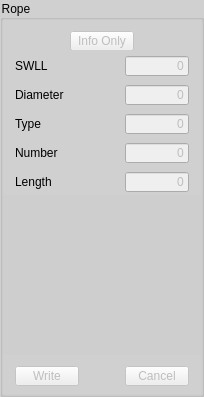
       <widget class="QGroupBox" name="gbRope">
        <property name="styleSheet">
         <string notr="true">QGroupBox {
    background-color: #d0d0d0;
}
</string>
        </property>
        <property name="title">
         <string>Rope</string>
        </property>
        <layout class="QVBoxLayout" name="verticalLayout_4">
         <property name="spacing">
          <number>0</number>
         </property>
         <property name="leftMargin">
          <number>0</number>
         </property>
         <property name="topMargin">
          <number>0</number>
         </property>
         <property name="rightMargin">
          <number>0</number>
         </property>
         <property name="bottomMargin">
          <number>0</number>
         </property>
         <item>
          <widget class="QGroupBox" name="groupBox_6">
           <property name="maximumSize">
            <size>
             <width>16777215</width>
             <height>30</height>
            </size>
           </property>
           <property name="styleSheet">
            <string notr="true">QGroupBox {
    border: none;
    margin-top: 0px;
}
</string>
           </property>
           <property name="title">
            <string/>
           </property>
           <layout class="QHBoxLayout" name="horizontalLayout_47">
            <property name="spacing">
             <number>0</number>
            </property>
            <property name="topMargin">
             <number>5</number>
            </property>
            <property name="bottomMargin">
             <number>0</number>
            </property>
            <item>
             <widget class="QPushButton" name="btnRopeEdit">
              <property name="enabled">
               <bool>false</bool>
              </property>
              <property name="minimumSize">
               <size>
                <width>0</width>
                <height>20</height>
               </size>
              </property>
              <property name="maximumSize">
               <size>
                <width>64</width>
                <height>20</height>
               </size>
              </property>
              <property name="text">
               <string>Info Only</string>
              </property>
             </widget>
            </item>
           </layout>
          </widget>
         </item>
         <item>
          <widget class="QGroupBox" name="groupBox_13">
           <property name="maximumSize">
            <size>
             <width>16777215</width>
             <height>30</height>
            </size>
           </property>
           <property name="styleSheet">
            <string notr="true">QGroupBox {
    border: none;
    margin-top: 0px;
}
</string>
           </property>
           <property name="title">
            <string/>
           </property>
           <layout class="QHBoxLayout" name="horizontalLayout_6">
            <property name="spacing">
             <number>0</number>
            </property>
            <property name="topMargin">
             <number>0</number>
            </property>
            <property name="bottomMargin">
             <number>0</number>
            </property>
            <item>
             <widget class="QLabel" name="label_4">
              <property name="maximumSize">
               <size>
                <width>16777215</width>
                <height>20</height>
               </size>
              </property>
              <property name="text">
               <string>SWLL</string>
              </property>
             </widget>
            </item>
            <item>
             <spacer name="horizontalSpacer_4">
              <property name="orientation">
               <enum>Qt::Orientation::Horizontal</enum>
              </property>
              <property name="sizeHint" stdset="0">
               <size>
                <width>40</width>
                <height>20</height>
               </size>
              </property>
             </spacer>
            </item>
            <item>
             <widget class="QLineEdit" name="txtRopeSWLL">
              <property name="enabled">
               <bool>false</bool>
              </property>
              <property name="minimumSize">
               <size>
                <width>64</width>
                <height>0</height>
               </size>
              </property>
              <property name="maximumSize">
               <size>
                <width>64</width>
                <height>20</height>
               </size>
              </property>
              <property name="text">
               <string>0</string>
              </property>
              <property name="alignment">
               <set>Qt::AlignmentFlag::AlignRight|Qt::AlignmentFlag::AlignTrailing|Qt::AlignmentFlag::AlignVCenter</set>
              </property>
             </widget>
            </item>
           </layout>
          </widget>
         </item>
         <item>
          <widget class="QGroupBox" name="groupBox_36">
           <property name="maximumSize">
            <size>
             <width>16777215</width>
             <height>30</height>
            </size>
           </property>
           <property name="styleSheet">
            <string notr="true">QGroupBox {
    border: none;
    margin-top: 0px;
}
</string>
           </property>
           <property name="title">
            <string/>
           </property>
           <layout class="QHBoxLayout" name="horizontalLayout_29">
            <property name="topMargin">
             <number>0</number>
            </property>
            <property name="bottomMargin">
             <number>0</number>
            </property>
            <item>
             <widget class="QLabel" name="label_23">
              <property name="maximumSize">
               <size>
                <width>16777215</width>
                <height>20</height>
               </size>
              </property>
              <property name="text">
               <string>Diameter</string>
              </property>
             </widget>
            </item>
            <item>
             <spacer name="horizontalSpacer_31">
              <property name="orientation">
               <enum>Qt::Orientation::Horizontal</enum>
              </property>
              <property name="sizeHint" stdset="0">
               <size>
                <width>40</width>
                <height>20</height>
               </size>
              </property>
             </spacer>
            </item>
            <item>
             <widget class="QLineEdit" name="txtRopeDiameter">
              <property name="enabled">
               <bool>false</bool>
              </property>
              <property name="minimumSize">
               <size>
                <width>64</width>
                <height>0</height>
               </size>
              </property>
              <property name="maximumSize">
               <size>
                <width>64</width>
                <height>20</height>
               </size>
              </property>
              <property name="text">
               <string>0</string>
              </property>
              <property name="alignment">
               <set>Qt::AlignmentFlag::AlignRight|Qt::AlignmentFlag::AlignTrailing|Qt::AlignmentFlag::AlignVCenter</set>
              </property>
             </widget>
            </item>
           </layout>
          </widget>
         </item>
         <item>
          <widget class="QGroupBox" name="groupBox_35">
           <property name="maximumSize">
            <size>
             <width>16777215</width>
             <height>30</height>
            </size>
           </property>
           <property name="styleSheet">
            <string notr="true">QGroupBox {
    border: none;
    margin-top: 0px;
}
</string>
           </property>
           <property name="title">
            <string/>
           </property>
           <layout class="QHBoxLayout" name="horizontalLayout_28">
            <property name="topMargin">
             <number>0</number>
            </property>
            <property name="bottomMargin">
             <number>0</number>
            </property>
            <item>
             <widget class="QLabel" name="label_22">
              <property name="maximumSize">
               <size>
                <width>16777215</width>
                <height>20</height>
               </size>
              </property>
              <property name="text">
               <string>Type</string>
              </property>
             </widget>
            </item>
            <item>
             <spacer name="horizontalSpacer_30">
              <property name="orientation">
               <enum>Qt::Orientation::Horizontal</enum>
              </property>
              <property name="sizeHint" stdset="0">
               <size>
                <width>40</width>
                <height>20</height>
               </size>
              </property>
             </spacer>
            </item>
            <item>
             <widget class="QLineEdit" name="txtRopeType">
              <property name="enabled">
               <bool>false</bool>
              </property>
              <property name="minimumSize">
               <size>
                <width>64</width>
                <height>0</height>
               </size>
              </property>
              <property name="maximumSize">
               <size>
                <width>64</width>
                <height>20</height>
               </size>
              </property>
              <property name="text">
               <string>0</string>
              </property>
              <property name="alignment">
               <set>Qt::AlignmentFlag::AlignRight|Qt::AlignmentFlag::AlignTrailing|Qt::AlignmentFlag::AlignVCenter</set>
              </property>
             </widget>
            </item>
           </layout>
          </widget>
         </item>
         <item>
          <widget class="QGroupBox" name="groupBox_37">
           <property name="maximumSize">
            <size>
             <width>16777215</width>
             <height>30</height>
            </size>
           </property>
           <property name="styleSheet">
            <string notr="true">QGroupBox {
    border: none;
    margin-top: 0px;
}
</string>
           </property>
           <property name="title">
            <string/>
           </property>
           <layout class="QHBoxLayout" name="horizontalLayout_30">
            <property name="topMargin">
             <number>0</number>
            </property>
            <property name="bottomMargin">
             <number>0</number>
            </property>
            <item>
             <widget class="QLabel" name="label_24">
              <property name="maximumSize">
               <size>
                <width>16777215</width>
                <height>20</height>
               </size>
              </property>
              <property name="text">
               <string>Number</string>
              </property>
             </widget>
            </item>
            <item>
             <spacer name="horizontalSpacer_32">
              <property name="orientation">
               <enum>Qt::Orientation::Horizontal</enum>
              </property>
              <property name="sizeHint" stdset="0">
               <size>
                <width>40</width>
                <height>20</height>
               </size>
              </property>
             </spacer>
            </item>
            <item>
             <widget class="QLineEdit" name="txtRopeNumber">
              <property name="enabled">
               <bool>false</bool>
              </property>
              <property name="minimumSize">
               <size>
                <width>64</width>
                <height>0</height>
               </size>
              </property>
              <property name="maximumSize">
               <size>
                <width>64</width>
                <height>20</height>
               </size>
              </property>
              <property name="text">
               <string>0</string>
              </property>
              <property name="alignment">
               <set>Qt::AlignmentFlag::AlignRight|Qt::AlignmentFlag::AlignTrailing|Qt::AlignmentFlag::AlignVCenter</set>
              </property>
             </widget>
            </item>
           </layout>
          </widget>
         </item>
         <item>
          <widget class="QGroupBox" name="groupBox_38">
           <property name="maximumSize">
            <size>
             <width>16777215</width>
             <height>30</height>
            </size>
           </property>
           <property name="styleSheet">
            <string notr="true">QGroupBox {
    border: none;
    margin-top: 0px;
}
</string>
           </property>
           <property name="title">
            <string/>
           </property>
           <layout class="QHBoxLayout" name="horizontalLayout_31">
            <property name="topMargin">
             <number>0</number>
            </property>
            <property name="bottomMargin">
             <number>0</number>
            </property>
            <item>
             <widget class="QLabel" name="label_25">
              <property name="maximumSize">
               <size>
                <width>16777215</width>
                <height>20</height>
               </size>
              </property>
              <property name="text">
               <string>Length</string>
              </property>
             </widget>
            </item>
            <item>
             <spacer name="horizontalSpacer_33">
              <property name="orientation">
               <enum>Qt::Orientation::Horizontal</enum>
              </property>
              <property name="sizeHint" stdset="0">
               <size>
                <width>40</width>
                <height>20</height>
               </size>
              </property>
             </spacer>
            </item>
            <item>
             <widget class="QLineEdit" name="txtRopeLength">
              <property name="enabled">
               <bool>false</bool>
              </property>
              <property name="minimumSize">
               <size>
                <width>64</width>
                <height>0</height>
               </size>
              </property>
              <property name="maximumSize">
               <size>
                <width>64</width>
                <height>20</height>
               </size>
              </property>
              <property name="text">
               <string>0</string>
              </property>
              <property name="alignment">
               <set>Qt::AlignmentFlag::AlignRight|Qt::AlignmentFlag::AlignTrailing|Qt::AlignmentFlag::AlignVCenter</set>
              </property>
             </widget>
            </item>
           </layout>
          </widget>
         </item>
         <item>
          <spacer name="verticalSpacer_4">
           <property name="orientation">
            <enum>Qt::Orientation::Vertical</enum>
           </property>
           <property name="sizeHint" stdset="0">
            <size>
             <width>20</width>
             <height>40</height>
            </size>
           </property>
          </spacer>
         </item>
         <item>
          <spacer name="verticalSpacer_15">
           <property name="orientation">
            <enum>Qt::Orientation::Vertical</enum>
           </property>
           <property name="sizeHint" stdset="0">
            <size>
             <width>20</width>
             <height>40</height>
            </size>
           </property>
          </spacer>
         </item>
         <item>
          <spacer name="verticalSpacer_8">
           <property name="orientation">
            <enum>Qt::Orientation::Vertical</enum>
           </property>
           <property name="sizeHint" stdset="0">
            <size>
             <width>20</width>
             <height>40</height>
            </size>
           </property>
          </spacer>
         </item>
         <item>
          <spacer name="verticalSpacer_14">
           <property name="orientation">
            <enum>Qt::Orientation::Vertical</enum>
           </property>
           <property name="sizeHint" stdset="0">
            <size>
             <width>20</width>
             <height>40</height>
            </size>
           </property>
          </spacer>
         </item>
         <item>
          <widget class="QGroupBox" name="groupBox_34">
           <property name="styleSheet">
            <string notr="true">QGroupBox {
    border: none;
    margin-top: 0px;
}
</string>
           </property>
           <property name="title">
            <string/>
           </property>
           <layout class="QHBoxLayout" name="horizontalLayout_27">
            <property name="topMargin">
             <number>5</number>
            </property>
            <property name="bottomMargin">
             <number>5</number>
            </property>
            <item>
             <widget class="QPushButton" name="btnRopeWrite">
              <property name="enabled">
               <bool>false</bool>
              </property>
              <property name="minimumSize">
               <size>
                <width>0</width>
                <height>20</height>
               </size>
              </property>
              <property name="maximumSize">
               <size>
                <width>64</width>
                <height>20</height>
               </size>
              </property>
              <property name="text">
               <string>Write</string>
              </property>
             </widget>
            </item>
            <item>
             <spacer name="horizontalSpacer_38">
              <property name="orientation">
               <enum>Qt::Orientation::Horizontal</enum>
              </property>
              <property name="sizeHint" stdset="0">
               <size>
                <width>40</width>
                <height>20</height>
               </size>
              </property>
             </spacer>
            </item>
            <item>
             <widget class="QPushButton" name="btnRopeCancel">
              <property name="enabled">
               <bool>false</bool>
              </property>
              <property name="minimumSize">
               <size>
                <width>0</width>
                <height>20</height>
               </size>
              </property>
              <property name="maximumSize">
               <size>
                <width>64</width>
                <height>20</height>
               </size>
              </property>
              <property name="text">
               <string>Cancel</string>
              </property>
             </widget>
            </item>
           </layout>
          </widget>
         </item>
        </layout>
       </widget>
